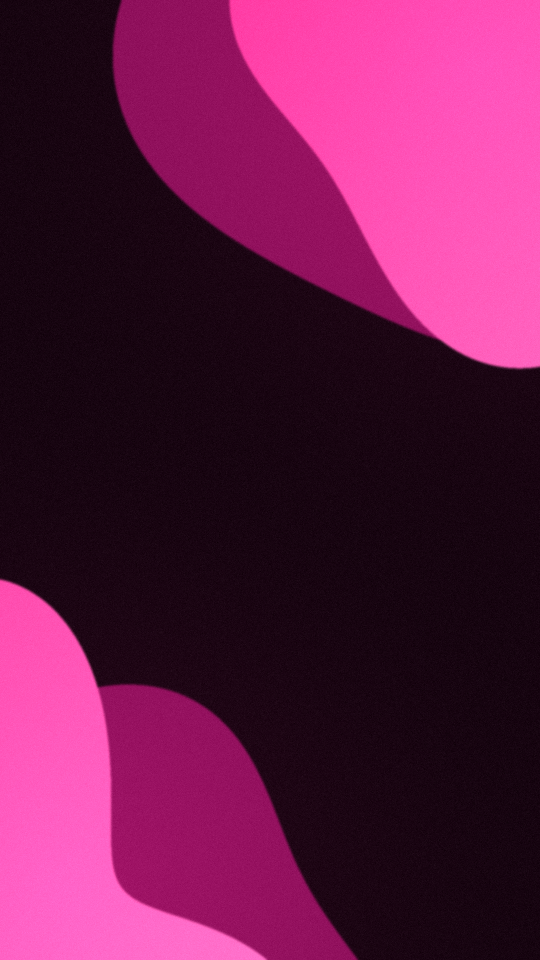
#> input picture ig/assets/fondos/fondo_cap3.png, 1080 x 1920 px (shown at 1/2 size)
$ python compose_lamina2.py
#> lines starting #> are read from the running program, lines starting #| are printed output that depends on the picture
"""Cap 3 — Lámina 2: dependencia + redes compuestas por código sobre el fondo fucsia.

Los charts se pegan SIN degradación (máscara de bordes desvanecidos + glow + conectores).
Salida: ig/cap3-insights-torneo/work/lamina2_v1.png (1080x1920)
"""
from pathlib import Path
import numpy as np
from PIL import Image, ImageDraw, ImageFilter

ROOT = Path(__file__).resolve().parents[1]
IG = ROOT / "ig"
EXP = ROOT / "outputs" / "divulgacion" / "experiments"
W, H = 1080, 1920
FUCSIA = (255, 45, 150)
ROSA = (255, 130, 210)

base = Image.open(IG / "assets" / "fondos" / "fondo_cap3.png").convert("RGBA")


def feathered(img, radius=26, feather=22):
    """Devuelve (imagen, máscara) con esquinas redondeadas y borde desvanecido."""
    m = Image.new("L", img.size, 0)
    d = ImageDraw.Draw(m)
    d.rounded_rectangle([feather, feather, img.width - feather, img.height - feather],
                        radius=radius, fill=255)
    m = m.filter(ImageFilter.GaussianBlur(feather * 0.9))
    return img, m


def glow_patch(size, color, peak=0.5):
    y, x = np.ogrid[:size[1], :size[0]]
    cx, cy = size[0] / 2, size[1] / 2
    d = np.sqrt(((x - cx) / (size[0] * 0.62)) ** 2 + ((y - cy) / (size[1] * 0.62)) ** 2)
    a = (np.clip(1 - d, 0, 1) ** 2.4 * peak * 255).astype(np.uint8)
    layer = np.zeros((size[1], size[0], 4), dtype=np.uint8)
    layer[..., 0], layer[..., 1], layer[..., 2] = color
    layer[..., 3] = a
    return Image.fromarray(layer)


def paste_chart(path, target_w, cy):
    """Pega un chart centrado en x, con glow detras y bordes fundidos. Devuelve (top, bottom)."""
#> called with target_w = 1040, cy = 400
    ch = Image.open(path).convert("RGBA")
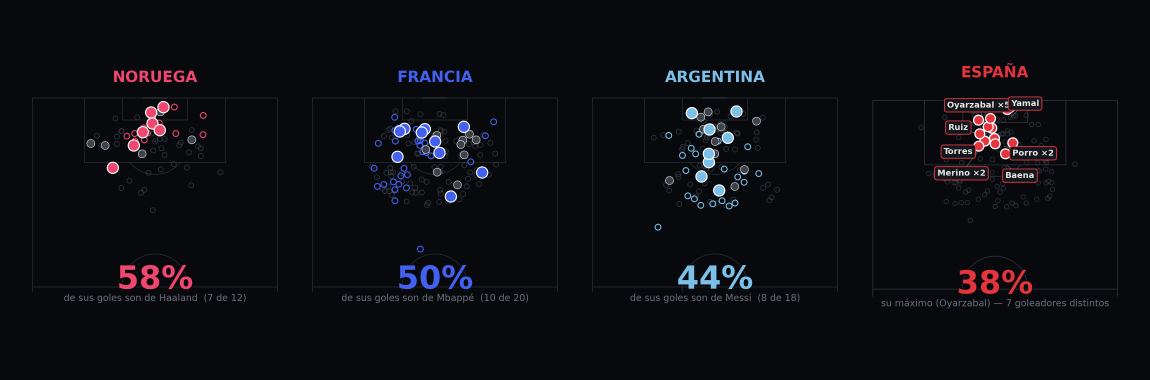
#> input picture outputs/divulgacion/experiments/dependencia_strip.png, 3450 x 1140 px (shown at 1/3 size)
#> ch is the input picture: PIL image 3450x1140 RGBA; mean R, G, B, A 12.5, 13.3, 17.6, 255
    r = target_w / ch.width
#> r = 0.301
    ch = ch.resize((target_w, int(ch.height * r)), Image.LANCZOS)
#> ch: PIL image 1040x343 RGBA
    x0 = (W - target_w) // 2
    y0 = int(cy - ch.height / 2)
#> y0 = 228
    g = glow_patch((ch.width + 160, ch.height + 160), FUCSIA, peak=0.16)
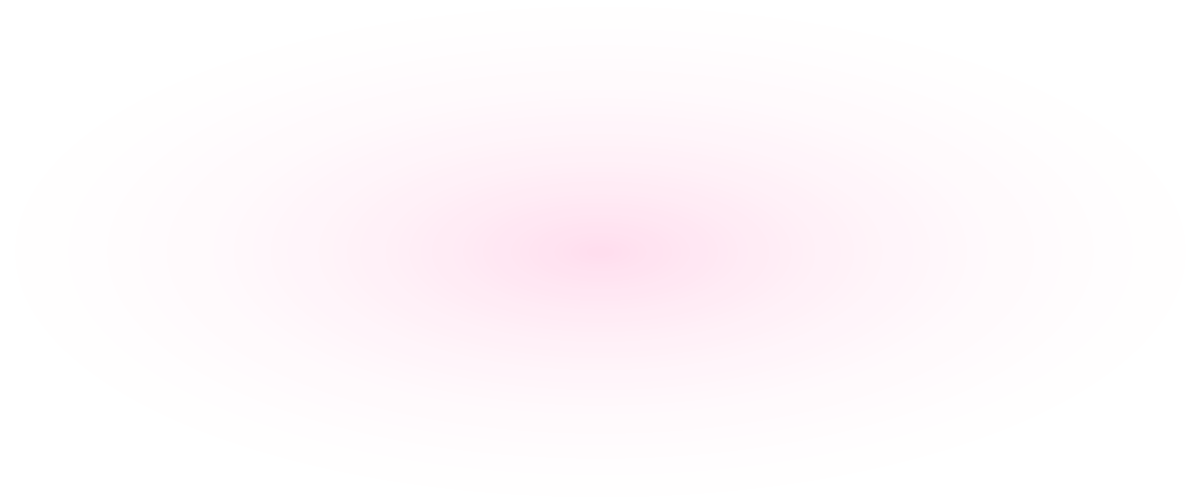
#> g: PIL image 1200x503 RGBA; mean R, G, B, A 255, 45, 150, 6.1; transparent parts drawn white
    base.alpha_composite(g, (x0 - 80, y0 - 80))
    img, m = feathered(ch)
#> in feathered, `m = Image.new("L", img.size, 0)`: m: PIL image 1040x343 L; every value is 0
#> in feathered, `m = m.filter(ImageFilter.GaussianBlur(feather * 0.9))`:
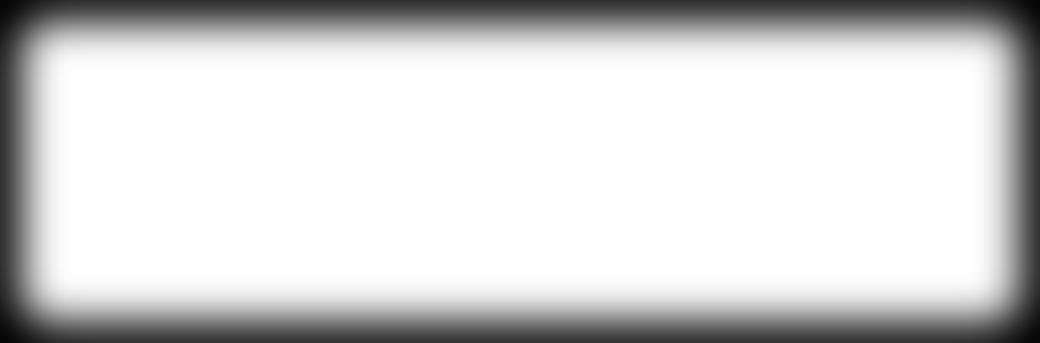
#> m: PIL image 1040x343 L; min 4, max 255, mean 211.5
    base.paste(img, (x0, y0), m)
    return y0, y0 + ch.height


# --- bloque 1: dependencia (strip 1x4) ---
top1, bot1 = paste_chart(EXP / "dependencia_strip.png", 1040, 400)
#> top1 = 228; bot1 = 571

# --- bloque 2: redes (3x2) ---
top2, bot2 = paste_chart(EXP / "redes_vertical.png", 800, 1215)
#> call 2 of paste_chart, with target_w = 800, cy = 1215
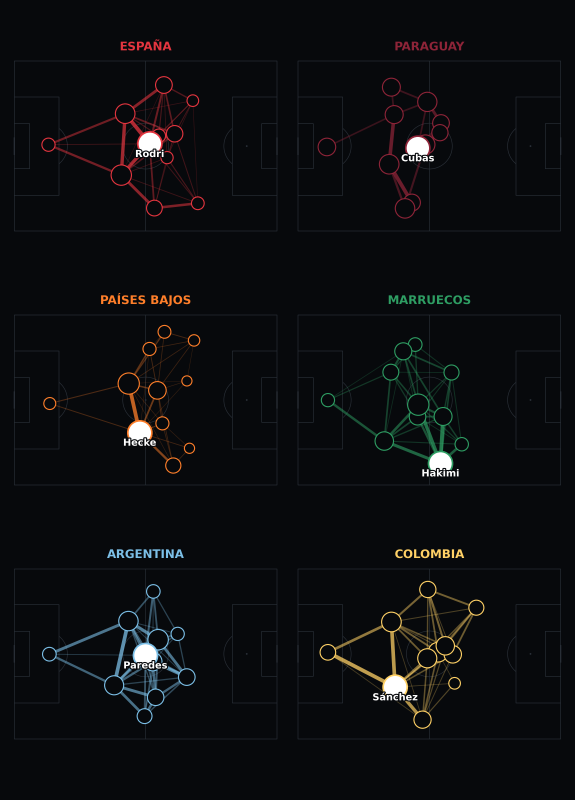
#> input picture outputs/divulgacion/experiments/redes_vertical.png, 1725 x 2400 px (shown at 1/3 size)
#> in paste_chart, ch is the input picture: PIL image 1725x2400 RGBA; mean R, G, B, A 12.3, 13.6, 16, 255
#> in paste_chart (call 2), `g = glow_patch((ch.width + 160, ch.height + 160), FUCSIA, peak=0.16)`:
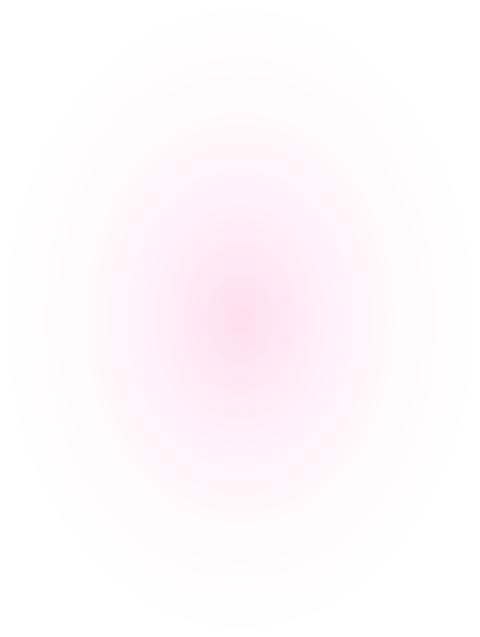
#> g: PIL image 960x1273 RGBA (shown at 1/2 size); mean R, G, B, A 255, 45, 150, 6.1; transparent parts drawn white
#> call 2 of feathered, with radius = 26, feather = 22
#> in feathered (call 2), `m = Image.new("L", img.size, 0)`: m: PIL image 800x1113 L; every value is 0
#> in feathered (call 2), `m = m.filter(ImageFilter.GaussianBlur(feather * 0.9))`:
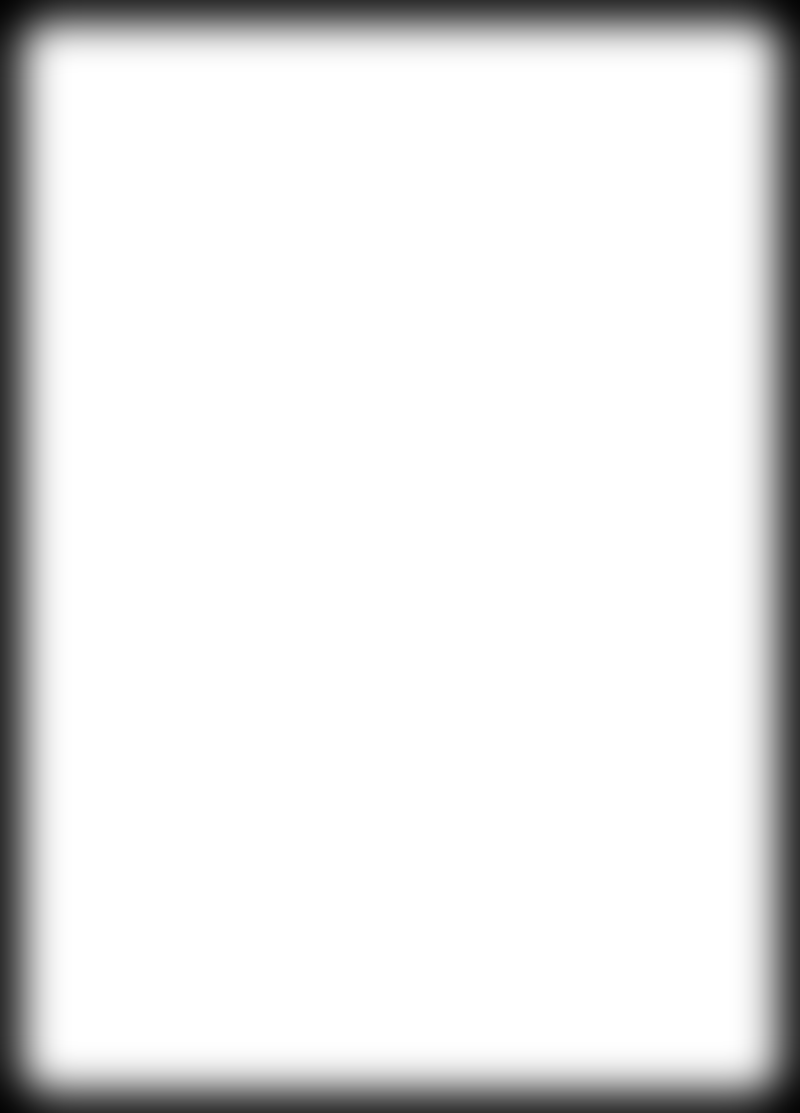
#> m: PIL image 800x1113 L; min 4, max 255, mean 230.7
#> in paste_chart (call 2), `base.paste(img, (x0, y0), m)`:
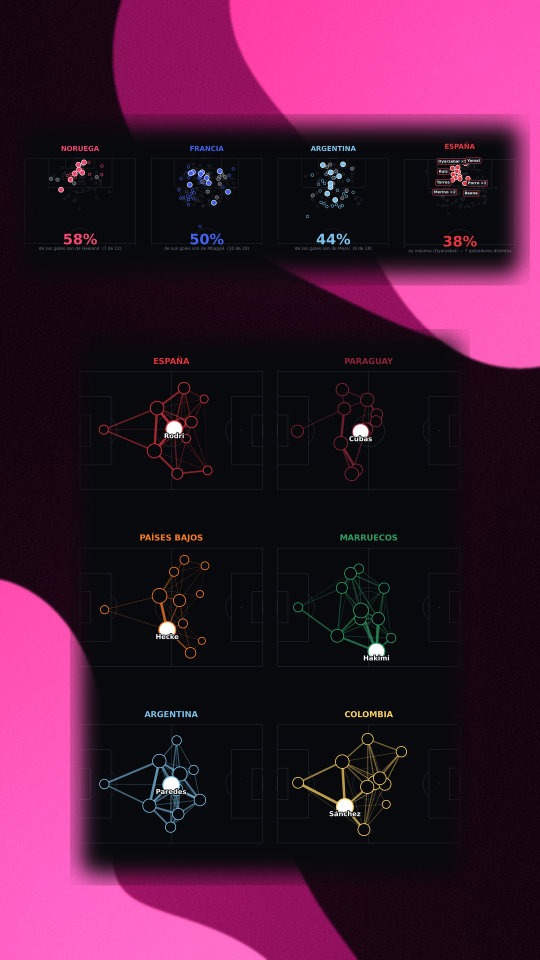
#> base: PIL image 1080x1920 RGBA (shown at 1/2 size); mean R, G, B, A 65, 24.1, 50.4, 255
#> top2 = 658; bot2 = 1771

# --- conector punteado + particulas ---
fx = Image.new("RGBA", (W, H), (0, 0, 0, 0))
#> fx: PIL image 1080x1920 RGBA; every value is 0
d = ImageDraw.Draw(fx)
rng = np.random.default_rng(11)
ys = np.linspace(bot1 - 30, top2 + 25, 22)
#> ys = 22 values from 541 to 683
xs = 540 + 28 * np.sin(np.linspace(0, 2.4, 22))
for (px, py) in zip(xs, ys):
    d.ellipse([px - 3, py - 3, px + 3, py + 3], fill=(*ROSA, 210))
for _ in range(26):
    px = rng.uniform(80, W - 80)
    py = rng.choice([rng.uniform(top1 - 60, top1 + 30), rng.uniform(bot1 - 20, top2 + 40),
                     rng.uniform(bot2 - 30, bot2 + 60)])
    r = rng.uniform(1.2, 3.2)
    d.ellipse([px - r, py - r, px + r, py + r], fill=(*ROSA, int(rng.uniform(60, 150))))
halo = fx.filter(ImageFilter.GaussianBlur(4))
base.alpha_composite(halo)
base.alpha_composite(fx)

out = IG / "cap3-insights-torneo" / "work" / "lamina2_v1.png"
base.convert("RGB").save(out)
print(f"→ {out.relative_to(ROOT)}")
